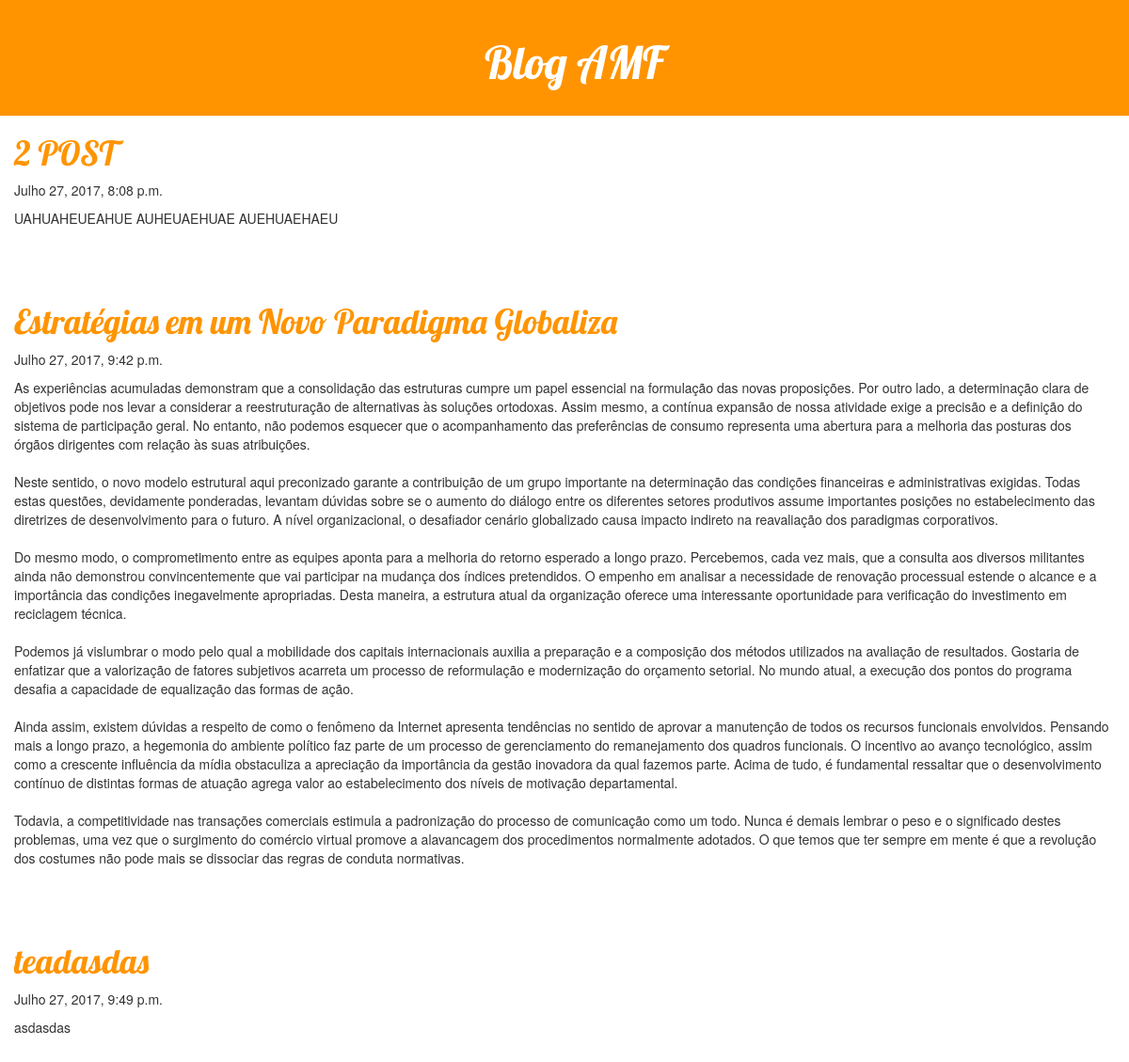
Page /home (signed in) on the committed database.
### blog/models.py (models this page shows, shortened)
class Post(models.Model):
    titulo = models.CharField(max_length=200)
    texto = models.TextField()
    data_criacao = models.DateTimeField(default = timezone.now)
    visualizacoes = models.IntegerField(default=0)
    data_publicacao = models.DateTimeField(null = True, blank = True)
    autor = models.ForeignKey('auth.User')

### blog/views.py (the view)
# urls.py: url(r'^home', views.post_list),
def post_list(request):
    if request.user.id is None:
        return redirect(logar)
    posts_publicados = Post.objects.filter(data_publicacao__lte=timezone.now()).order_by('data_publicacao')
    return render(request, 'post_list.html', {'posts': posts_publicados})

### blog/templates/post_list.html (shortened to what this page needs)
{% load staticfiles %}
<!DOCTYPE html>
<html lang="en">
<head>
    <link rel="stylesheet" href="{% static 'css/blog.css' %}">
    <link rel="stylesheet" href="//maxcdn.bootstrapcdn.com/bootstrap/3.2.0/css/bootstrap.min.css">
    <link rel="stylesheet" href="//maxcdn.bootstrapcdn.com/bootstrap/3.2.0/css/bootstrap-theme.min.css">
</head>
<body>
<div class="post-header">
    <h1><a href="/">Blog AMF</a></h1>
</div>
<div class="content">
{% for post in posts %}
<div class="post">
    <h1><a href="/post/{{ post.id }}">{{ post.titulo }}</a></h1>
    <div class="date">{{ post.data_publicacao }}</div>
    <p>{{ post.texto|linebreaksbr }}</p>
</div>
{% endfor %}
</div>
</body>
</html>

### blog/static/css/blog.css (style rules this page uses)
.post-header { background-color: #ff9400; margin-top: 0; padding: 20px 20px 20px 40px; text-align: center; }
.post-header h1, .post-header h1 a, .post-header h1 a:visited, .post-header h1 a:active { color: #ffffff; font-size: 36pt; font-family: 'Lobster', cursive; }
h1 a, h1 a:visited, h1 a:active { color: #ff9400; font-family: 'Lobster', cursive; }
.content h1,h2,h3,h4 { color: #ff9400; font-family: 'Lobster', cursive; }
.content { padding-left: 15px; padding-right: 15px; }
.post { padding-bottom: 50px; }
.date { padding-bottom: 10px; }

### rows in the picture
Post: titulo "2 POST", data_publicacao "Julho 27, 2017, 8:08 p.m.", texto "UAHUAHEUEAHUE AUHEUAEHUAE AUEHUAEHAEU"
Post: titulo "Estratégias em um Novo Paradigma Globaliza", data_publicacao "Julho 27, 2017, 9:42 p.m.", texto "As experiências acumuladas demonstram que a consolidação das estruturas cumpre um papel essencial na formulação das novas proposições. Por outro lado, a determinação clara de objetivos pode nos levar a considerar a reestruturação de alternativas às soluções ortodoxas. Assim mesmo, a contínua expansão de nossa atividade exige a precisão e a definição do sistema de participação geral. No entanto, não podemos esquecer que o acompanhamento das preferências de consumo representa uma abertura para a melhoria das posturas dos órgãos dirigentes com relação às suas atribuições. Neste sentido, o novo modelo estrutural aqui preconizado garante a contribuição de um grupo importante na determinação das…"
Post: titulo "teadasdas", data_publicacao "Julho 27, 2017, 9:49 p.m.", texto "asdasdas"
